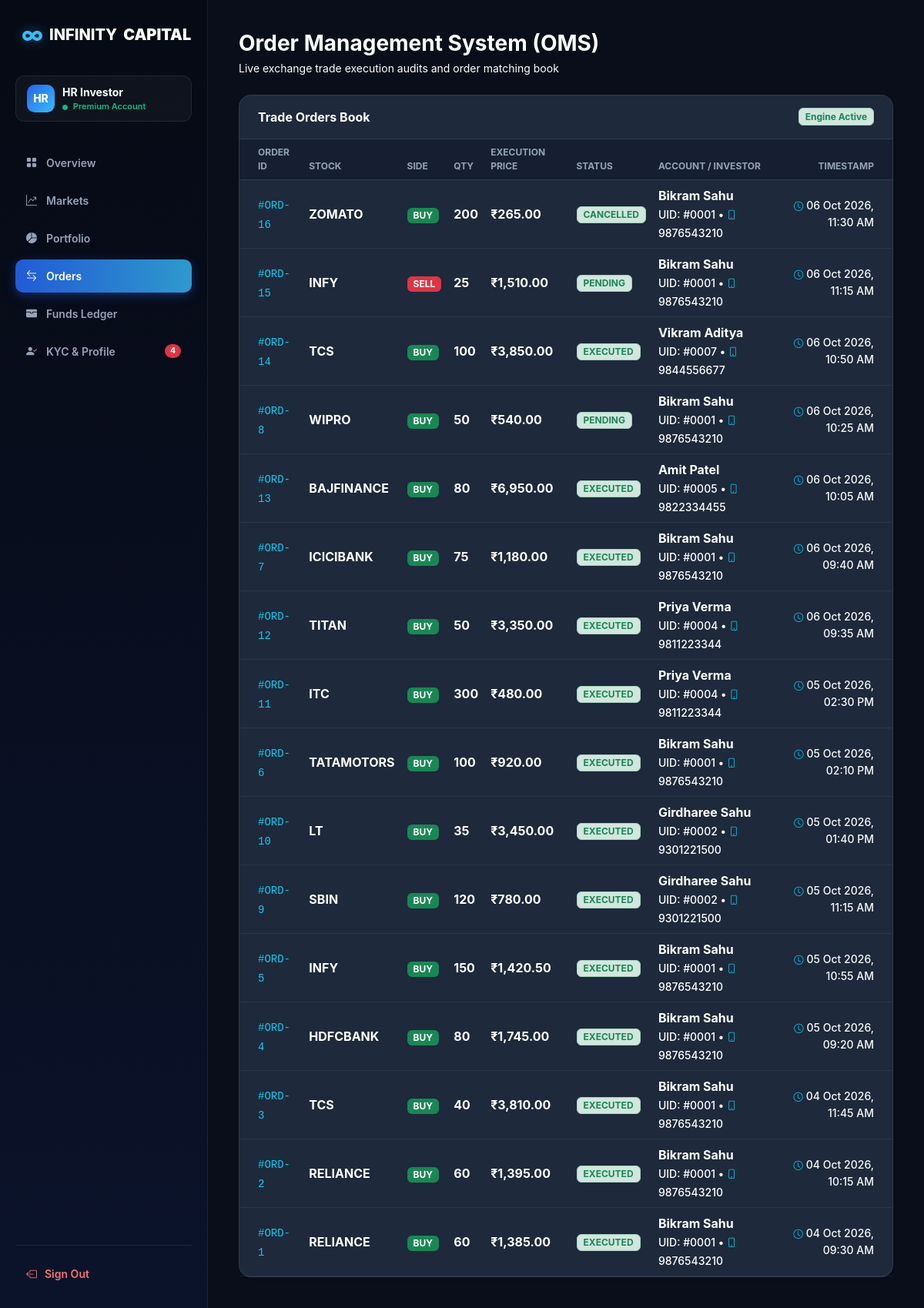
The app's page /backend/admin/orders.php (signed in) with its own data.
### tables this page shows
CREATE TABLE IF NOT EXISTS orders (
    id INT AUTO_INCREMENT PRIMARY KEY,
    user_id INT NOT NULL,
    stock_symbol VARCHAR(20) NOT NULL,
    order_type ENUM('BUY', 'SELL') NOT NULL,
    quantity INT NOT NULL,
    price DECIMAL(10,2) NOT NULL,
    status VARCHAR(20) DEFAULT 'EXECUTED',
    created_at TIMESTAMP DEFAULT CURRENT_TIMESTAMP,
    FOREIGN KEY (user_id) REFERENCES users(id) ON DELETE CASCADE
);

CREATE TABLE IF NOT EXISTS kyc_details (
    id INT AUTO_INCREMENT PRIMARY KEY,
    user_id INT NOT NULL,
    full_name VARCHAR(100) NOT NULL,
    pan_number VARCHAR(15) NOT NULL,
    dob VARCHAR(20) NOT NULL,
    account_no VARCHAR(30) NOT NULL,
    ifsc_code VARCHAR(20) NOT NULL,
    status ENUM('Pending', 'Approved', 'Rejected') DEFAULT 'Pending',
    admin_remark VARCHAR(255) DEFAULT NULL,
    submitted_at TIMESTAMP DEFAULT CURRENT_TIMESTAMP,
    updated_at TIMESTAMP DEFAULT CURRENT_TIMESTAMP ON UPDATE CURRENT_TIMESTAMP,
    FOREIGN KEY (user_id) REFERENCES users(id) ON DELETE CASCADE
);

CREATE TABLE IF NOT EXISTS users (
    id INT AUTO_INCREMENT PRIMARY KEY,
    mobile VARCHAR(15) NOT NULL UNIQUE,
    email VARCHAR(100) DEFAULT NULL,
    is_kyc_verified TINYINT(1) DEFAULT 0,
    status ENUM('Active', 'Pending', 'Suspended') DEFAULT 'Active',
    created_at TIMESTAMP DEFAULT CURRENT_TIMESTAMP,
    updated_at TIMESTAMP DEFAULT CURRENT_TIMESTAMP ON UPDATE CURRENT_TIMESTAMP
);

### backend/admin/orders.php (the view, shortened to what this page needs)
<?php
require_once __DIR__ . '/../config/db.php';
$k_res = mysqli_query($conn, "SELECT COUNT(*) as count FROM kyc_details WHERE status = 'Pending'");
$pendingKyc = ($k_res && $row = mysqli_fetch_assoc($k_res)) ? (int)$row['count'] : 0;
$orders_query = "SELECT o.*, u.mobile, u.email, k.full_name
                 FROM orders o
                 LEFT JOIN users u ON o.user_id = u.id
                 LEFT JOIN kyc_details k ON o.user_id = k.user_id
                 ORDER BY o.created_at DESC, o.id DESC";
$orders = mysqli_query($conn, $orders_query);
?>
<!DOCTYPE html>
<html lang="en">
<head>
    <link href="https://cdn.jsdelivr.net/npm/bootstrap@5.3.0/dist/css/bootstrap.min.css" rel="stylesheet">
    <link rel="stylesheet" href="https://cdn.jsdelivr.net/npm/bootstrap-icons@1.10.5/font/bootstrap-icons.css">
</head>
<body>
    <aside class="sidebar">
        <a href="dashboard.php" class="brand-logo"><span>∞</span> INFINITY <b>CAPITAL</b></a>
        <div class="user-pill">
            <div class="user-avatar">HR</div>
            <div>
                <div class="fw-bold small text-white">HR Investor</div>
                <div style="font-size:11px; color:#10B981; font-weight:600;"><i class="bi bi-circle-fill me-1" style="font-size:7px;"></i> Premium Account</div>
            </div>
        </div>
        <ul class="sidebar-menu">
            <li><a href="dashboard.php"><i class="bi bi-grid-fill"></i> Overview</a></li>
            <li><a href="markets.php"><i class="bi bi-graph-up-arrow"></i> Markets</a></li>
            <li><a href="portfolio.php"><i class="bi bi-pie-chart-fill"></i> Portfolio</a></li>
            <li><a href="orders.php" class="active"><i class="bi bi-arrow-left-right"></i> Orders</a></li>
            <li><a href="funds_ledger.php"><i class="bi bi-wallet-fill"></i> Funds Ledger</a></li>
            <li>
                <a href="users.php">
                    <i class="bi bi-person-check-fill"></i> KYC & Profile
                    <?php if($pendingKyc > 0): ?><span class="badge bg-danger rounded-pill ms-auto"><?php echo $pendingKyc; ?></span><?php endif; ?>
                </a>
            </li>
        </ul>
        <div class="sidebar-footer">
            <a href="logout.php" class="logout-link"><i class="bi bi-box-arrow-left"></i> Sign Out</a>
        </div>
    </aside>
    <div class="main-wrapper">
        <main class="dashboard-body">
            <div class="d-flex justify-content-between align-items-center mb-4">
                <div>
                    <h1 class="h3 fw-bold mb-1 text-white">Order Management System (OMS)</h1>
                    <p class="text-white mb-0 small">Live exchange trade execution audits and order matching book</p>
                </div>
            </div>
            <div class="card border-0 shadow-sm rounded-4" style="background: var(--card-bg); border: 1px solid var(--border-color)!important;">
                <div class="card-header py-3 px-4 d-flex justify-content-between align-items-center border-bottom text-white" style="background: transparent; border-color: var(--border-color)!important;">
                    <span class="fw-bold">Trade Orders Book</span>
                    <span class="badge bg-success-subtle text-success border border-success-subtle">Engine Active</span>
                </div>
                <div class="card-body p-0">
                    <table class="table table-dark-custom table-hover align-middle mb-0">
                        <thead>
                            <tr>
                                <th class="ps-4">Order ID</th>
                                <th>Stock</th>
                                <th>Side</th>
                                <th>Qty</th>
                                <th>Execution Price</th>
                                <th>Status</th>
                                <th>Account / Investor</th>
                                <th class="text-end pe-4">Timestamp</th>
                            </tr>
                        </thead>
                        <tbody>
                            <?php if($orders && mysqli_num_rows($orders) > 0): ?>
                                <?php while($o = mysqli_fetch_assoc($orders)): ?>
                                    <tr>
                                        <td class="ps-4"><code class="text-info">#ORD-<?php echo $o['id']; ?></code></td>
                                        <td class="fw-bold text-white"><?php echo $o['stock_symbol']; ?></td>
                                        <td>
                                            <span class="badge <?php echo $o['order_type'] == 'BUY' ? 'bg-success' : 'bg-danger'; ?> px-2 py-1">
                                                <?php echo $o['order_type']; ?>
                                            </span>
                                        </td>
                                        <td class="fw-bold text-white"><?php echo $o['quantity']; ?></td>
                                        <td class="fw-bold text-white">₹<?php echo number_format($o['price'], 2); ?></td>
                                        <td>
                                            <span class="badge bg-success-subtle text-success border border-success-subtle px-2 py-1">
                                                <?php echo $o['status']; ?>
                                            </span>
                                        </td>
                                        <?php
                                            $user_name = !empty($o['full_name']) ? htmlspecialchars($o['full_name']) : (!empty($o['mobile']) ? htmlspecialchars($o['mobile']) : 'Investor');
                                            $mobile_val = !empty($o['mobile']) ? htmlspecialchars($o['mobile']) : 'N/A';
                                            $time_val = (!empty($o['created_at']) && $o['created_at'] !== '0000-00-00 00:00:00')
                                                ? date('d M Y, h:i A', strtotime($o['created_at']))
                                                : date('d M Y, h:i A');
                                        ?>
                                        <td class="text-light fw-medium">
                                            <div class="fw-bold text-white"><?php echo $user_name; ?></div>
                                            <small class="text-white">UID: #<?php echo str_pad($o['user_id'], 4, '0', STR_PAD_LEFT); ?> • <i class="bi bi-phone small text-info"></i> <?php echo $mobile_val; ?></small>
                                        </td>
                                        <td class="text-end pe-4 text-light fw-medium small">
                                            <i class="bi bi-clock me-1 text-info small"></i><?php echo $time_val; ?>
                                        </td>
                                    </tr>
                                <?php endwhile; ?>
                            <?php else: ?>
                                <tr><td colspan="8" class="text-center py-4 text-white">No orders found.</td></tr>
                            <?php endif; ?>
                        </tbody>
                    </table>
                </div>
            </div>
        </main>
    </div>
</body>
</html>

### backend/admin/orders.php (style rules this page uses)
:root { --sidebar-bg: #090E1A; --accent-blue: #2563EB; --body-bg: #090E1A; --card-bg: #1E293B; --border-color: rgba(255, 255, 255, 0.08); }
body { background-color: var(--body-bg); font-family: -apple-system, BlinkMacSystemFont, "Segoe UI", Roboto, sans-serif; color: #FFFFFF; margin: 0; display: flex; min-height: 100vh; }
.sidebar { width: 270px; background: linear-gradient(180deg, #060A14 0%, #0B132B 100%); color: #F8FAFC; display: flex; flex-direction: column; position: fixed; top: 0; bottom: 0; left: 0; z-index: 100; padding: 1.5rem 1.25rem; border-right: 1px solid var(--border-color); }
.brand-logo { font-size: 20px; font-weight: 800; color: #FFFFFF; text-decoration: none; display: flex; align-items: center; gap: 8px; margin-bottom: 2rem; padding-left: 0.5rem; }
.brand-logo span { color: #38BDF8; font-size: 28px; text-shadow: 0 0 16px rgba(56, 189, 248, 0.4); }
.user-pill { background: rgba(255,255,255,0.04); border: 1px solid var(--border-color); border-radius: 12px; padding: 10px 14px; display: flex; align-items: center; gap: 10px; margin-bottom: 2rem; }
.user-avatar { width: 36px; height: 36px; border-radius: 10px; background: linear-gradient(135deg, #2563EB, #38BDF8); display: flex; align-items: center; justify-content: center; font-weight: 800; color: #FFFFFF; font-size: 14px; }
.sidebar-menu { list-style: none; padding: 0; margin: 0; display: flex; flex-direction: column; gap: 6px; flex: 1; }
.sidebar-menu a { text-decoration: none; color: #94A3B8; font-weight: 600; font-size: 14px; padding: 11px 14px; border-radius: 10px; display: flex; align-items: center; gap: 12px; transition: all 0.2s; }
.sidebar-menu a.active { color: #FFFFFF; background: linear-gradient(90deg, rgba(37, 99, 235, 0.9) 0%, rgba(56, 189, 248, 0.8) 100%); box-shadow: 0 4px 14px rgba(37, 99, 235, 0.35); }
.sidebar-footer { padding-top: 1rem; border-top: 1px solid var(--border-color); }
.logout-link { color: #F87171; text-decoration: none; display: flex; align-items: center; gap: 10px; font-size: 14px; font-weight: 600; padding: 10px 14px; }
.main-wrapper { margin-left: 270px; flex: 1; display: flex; flex-direction: column; min-height: 100vh; background-color: var(--body-bg); }
.dashboard-body { padding: 2.5rem; max-width: 1300px; }
.table-dark-custom { --bs-table-bg: transparent; --bs-table-border-color: rgba(255, 255, 255, 0.06); color: #FFFFFF; }
.table-dark-custom thead th { color: #94A3B8; font-size: 12px; text-transform: uppercase; background: rgba(15, 23, 42, 0.5); border-bottom: 1px solid var(--border-color); }

### records on screen
orders: id "16", stock_symbol "ZOMATO", order_type "BUY", quantity "200", price "265.00", status "CANCELLED", kyc_details.full_name "Bikram Sahu", user "0001", user.mobile "9876543210", created_at "06 Oct 2026, 11:30 AM"
orders: id "15", stock_symbol "INFY", order_type "SELL", quantity "25", price "1,510.00", status "PENDING", kyc_details.full_name "Bikram Sahu", user "0001", user.mobile "9876543210", created_at "06 Oct 2026, 11:15 AM"
orders: id "14", stock_symbol "TCS", order_type "BUY", quantity "100", price "3,850.00", status "EXECUTED", kyc_details.full_name "Vikram Aditya", user "0007", user.mobile "9844556677", created_at "06 Oct 2026, 10:50 AM"
orders: id "8", stock_symbol "WIPRO", order_type "BUY", quantity "50", price "540.00", status "PENDING", kyc_details.full_name "Bikram Sahu", user "0001", user.mobile "9876543210", created_at "06 Oct 2026, 10:25 AM"
orders: id "13", stock_symbol "BAJFINANCE", order_type "BUY", quantity "80", price "6,950.00", status "EXECUTED", kyc_details.full_name "Amit Patel", user "0005", user.mobile "9822334455", created_at "06 Oct 2026, 10:05 AM"
orders: id "7", stock_symbol "ICICIBANK", order_type "BUY", quantity "75", price "1,180.00", status "EXECUTED", kyc_details.full_name "Bikram Sahu", user "0001", user.mobile "9876543210", created_at "06 Oct 2026, 09:40 AM"
orders: id "12", stock_symbol "TITAN", order_type "BUY", quantity "50", price "3,350.00", status "EXECUTED", kyc_details.full_name "Priya Verma", user "0004", user.mobile "9811223344", created_at "06 Oct 2026, 09:35 AM"
orders: id "11", stock_symbol "ITC", order_type "BUY", quantity "300", price "480.00", status "EXECUTED", kyc_details.full_name "Priya Verma", user "0004", user.mobile "9811223344", created_at "05 Oct 2026, 02:30 PM"
orders: id "6", stock_symbol "TATAMOTORS", order_type "BUY", quantity "100", price "920.00", status "EXECUTED", kyc_details.full_name "Bikram Sahu", user "0001", user.mobile "9876543210", created_at "05 Oct 2026, 02:10 PM"
orders: id "10", stock_symbol "LT", order_type "BUY", quantity "35", price "3,450.00", status "EXECUTED", kyc_details.full_name "Girdharee Sahu", user "0002", user.mobile "9301221500", created_at "05 Oct 2026, 01:40 PM"
orders: id "9", stock_symbol "SBIN", order_type "BUY", quantity "120", price "780.00", status "EXECUTED", kyc_details.full_name "Girdharee Sahu", user "0002", user.mobile "9301221500", created_at "05 Oct 2026, 11:15 AM"
orders: id "5", stock_symbol "INFY", order_type "BUY", quantity "150", price "1,420.50", status "EXECUTED", kyc_details.full_name "Bikram Sahu", user "0001", user.mobile "9876543210", created_at "05 Oct 2026, 10:55 AM"
orders: id "4", stock_symbol "HDFCBANK", order_type "BUY", quantity "80", price "1,745.00", status "EXECUTED", kyc_details.full_name "Bikram Sahu", user "0001", user.mobile "9876543210", created_at "05 Oct 2026, 09:20 AM"
orders: id "3", stock_symbol "TCS", order_type "BUY", quantity "40", price "3,810.00", status "EXECUTED", kyc_details.full_name "Bikram Sahu", user "0001", user.mobile "9876543210", created_at "04 Oct 2026, 11:45 AM"
orders: id "2", stock_symbol "RELIANCE", order_type "BUY", quantity "60", price "1,395.00", status "EXECUTED", kyc_details.full_name "Bikram Sahu", user "0001", user.mobile "9876543210", created_at "04 Oct 2026, 10:15 AM"
orders: id "1", stock_symbol "RELIANCE", order_type "BUY", quantity "60", price "1,385.00", status "EXECUTED", kyc_details.full_name "Bikram Sahu", user "0001", user.mobile "9876543210", created_at "04 Oct 2026, 09:30 AM"

### other values on screen
$pendingKyc "4"
